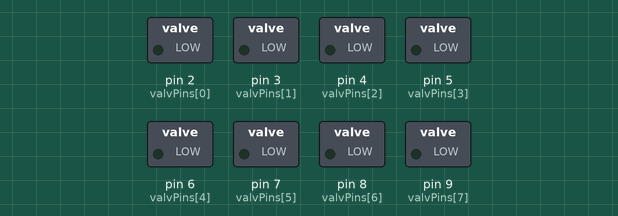
Simulated run of this sketch. Board: Arduino Uno, built with avr-gcc and run on an emulated ATmega328P. Shown: switched loads named in the sketch (green lamp = pin HIGH).

Above: at 0.4 s.
At 1.5 s:
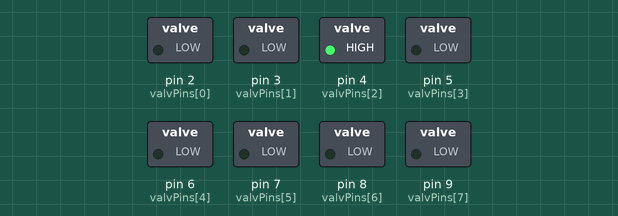
At 2.9 s:
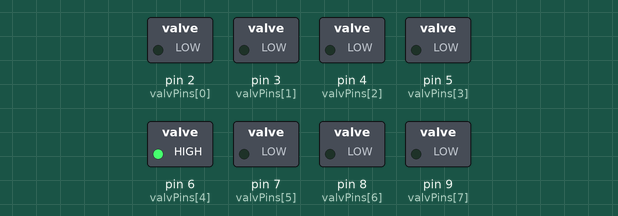
At 5.0 s:
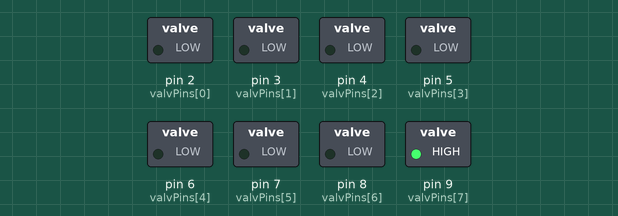
At 13.7 s:
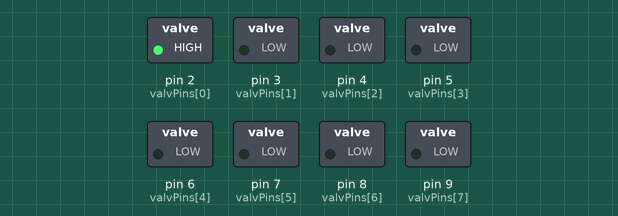
At 17.2 s:
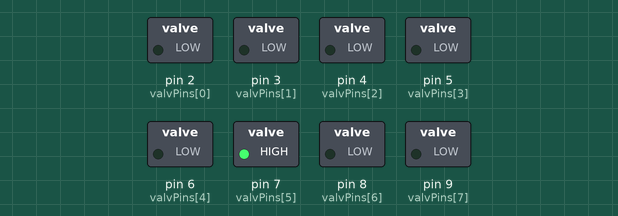
Timing chart, 0 to 17.7 s (numbered marks = the images above):
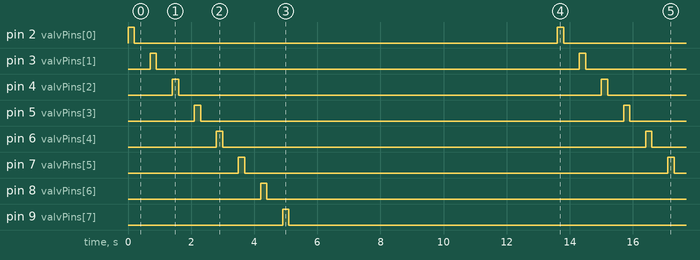

The sketch:

test_valves.ino
```cpp
int valvPins[] = {2, 3, 4, 5, 6, 7, 8, 9, 10, 11, 12, 13};
int aux;

//- for 12 valves array
//int nValvs = 12;
//- for 8 valves array
int nValvs = 8;


void setup() {
  for (int i=0; i<nValvs; i++){
    pinMode(valvPins[i], OUTPUT);
    digitalWrite(valvPins[i], LOW);
  }
}


void loop() {
  for (int i=0; i<nValvs; i++){
      digitalWrite(valvPins[i], HIGH);
      delay(200);
      digitalWrite(valvPins[i], LOW);
      delay(500);

  }
  delay(8000);

}
```

Measured:
- by itself, pin 2 (valvPins[0]), pin 3 (valvPins[1]), pin 4 (valvPins[2]), pin 5 (valvPins[3]), pin 6 (valvPins[4]), pin 7 (valvPins[5]), pin 8 (valvPins[6]), pin 9 (valvPins[7]): alternates HIGH for 0.20 s and LOW for 13.4 s
- by itself, everything shown: repeats every 13.6 s, in 16 steps
